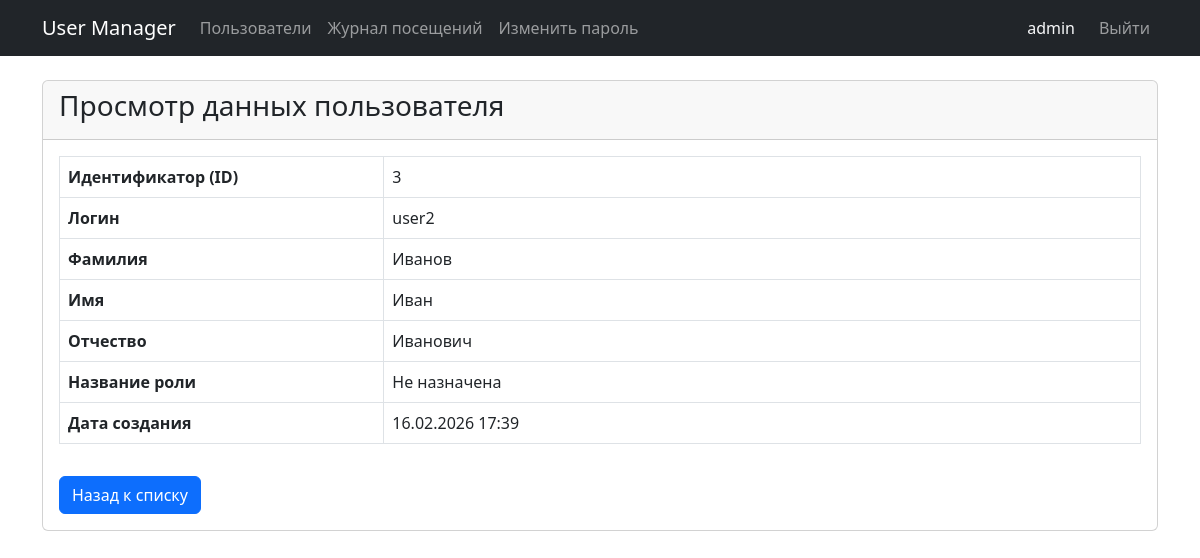
The app's page /users/3 (signed in), older data.
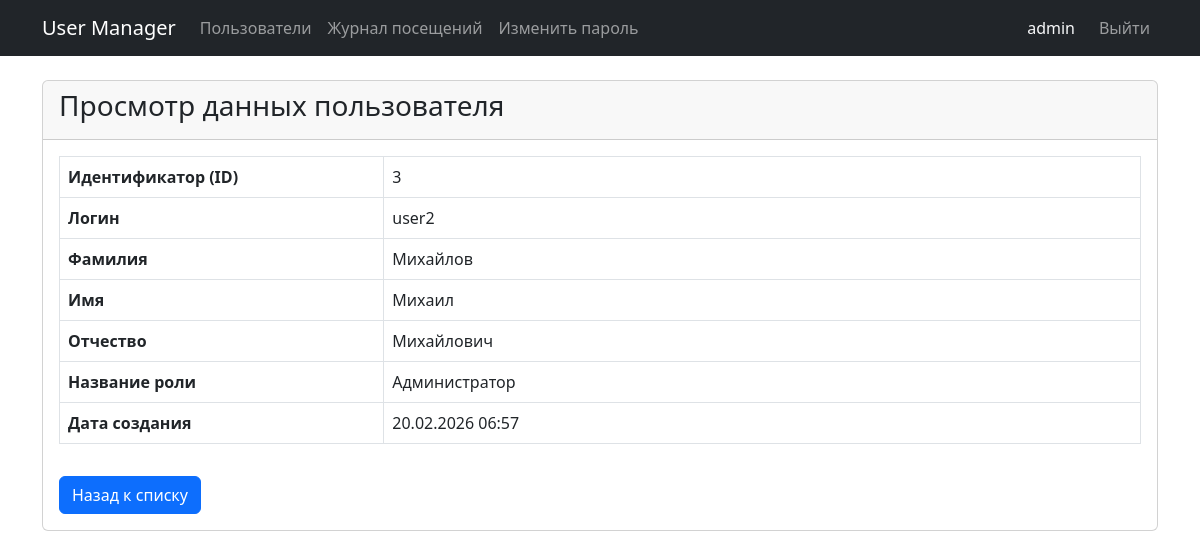
The same page, newer data.
### models.py (models this page shows, shortened)
class User(db.Model, UserMixin):
    __tablename__ = 'users'
    id = db.Column(db.Integer, primary_key=True)
    login = db.Column(db.String(50), unique=True, nullable=False)
    password_hash = db.Column(db.String(128), nullable=False)
    last_name = db.Column(db.String(50), nullable=False)
    first_name = db.Column(db.String(50), nullable=False)
    middle_name = db.Column(db.String(50), nullable=True)
    role_id = db.Column(db.Integer, db.ForeignKey('roles.id'), nullable=True)
    created_at = db.Column(db.DateTime, default=datetime.utcnow)
    @property
    def is_admin(self):
        return self.role_id == 1

class Role(db.Model):
    __tablename__ = 'roles'
    id = db.Column(db.Integer, primary_key=True)
    name = db.Column(db.String(50), nullable=False)
    description = db.Column(db.Text, nullable=True)
    users = db.relationship('User', backref='role', lazy=True)

### app.py (the view)
@app.route('/users/<int:user_id>')
@login_required
@check_rights('show')  # Проверка прав на просмотр
def user_view(user_id):
    user = User.query.get_or_404(user_id)
    return render_template('user_view.html', user=user)

### app.py (called while the page is built, shortened)
@login_manager.user_loader
def load_user(user_id):
    return User.query.get(int(user_id))

@app.before_request
def log_request_info():
    if request.path.startswith('/static'):
        return
    user_id = current_user.id if current_user.is_authenticated else None
    visit = Visit(path=request.path, user_id=user_id)
    db.session.add(visit)
    db.session.commit()

def check_rights(action):
    def decorator(func):
        @wraps(func)
        def wrapper(*args, **kwargs):
            if not current_user.is_authenticated:
                return redirect(url_for('login'))
            has_rights = False
            if current_user.is_admin:
                has_rights = True
            if not has_rights:
                flash("У вас недостаточно прав для доступа к данной странице.", "danger")
                return redirect(url_for('index'))
            return func(*args, **kwargs)
        return wrapper
    return decorator

@app.context_processor
def inject_permissions():
    def can_user_perform(action, record=None):
        if not current_user.is_authenticated:
            return False
        if current_user.is_admin:
            return True
        if action == 'edit' or action == 'show':
            return record and record.id == current_user.id
        return False
    return dict(can_user_perform=can_user_perform)

### templates/user_view.html
{% extends 'base.html' %}
{% block content %}
<div class="card">
    <div class="card-header">
        <h3>Просмотр данных пользователя</h3>
    </div>
    <div class="card-body">
        <table class="table table-bordered">
            <tr>
                <th style="width: 30%;">Идентификатор (ID)</th>
                <td>{{ user.id }}</td>
            </tr>
            <tr>
                <th>Логин</th>
                <td>{{ user.login }}</td>
            </tr>
            <tr>
                <th>Фамилия</th>
                <td>{{ user.last_name }}</td>
            </tr>
            <tr>
                <th>Имя</th>
                <td>{{ user.first_name }}</td>
            </tr>
            <tr>
                <th>Отчество</th>
                <td>{{ user.middle_name or '-' }}</td>
            </tr>
            <tr>
                <th>Название роли</th>
                <td>{{ user.role.name if user.role else 'Не назначена' }}</td>
            </tr>
            <tr>
                <th>Дата создания</th>
                <td>{{ user.created_at.strftime('%d.%m.%Y %H:%M') }}</td>
            </tr>
        </table>
        <a href="{{ url_for('index') }}" class="btn btn-primary mt-3">Назад к списку</a>
    </div>
</div>
{% endblock %}

### templates/base.html (shortened to what this page needs)
<!doctype html>
<html lang="ru">
  <head>
    <link href="https://cdn.jsdelivr.net/npm/bootstrap@5.3.0/dist/css/bootstrap.min.css" rel="stylesheet">
  </head>
  <body>
    <nav class="navbar navbar-expand-lg navbar-dark bg-dark mb-4">
      <div class="container">
        <a class="navbar-brand" href="{{ url_for('index') }}">User Manager</a>
        <div class="navbar-nav me-auto">
            <a class="nav-link" href="{{ url_for('index') }}">Пользователи</a>
            {% if current_user.is_authenticated %}
                <a class="nav-link" href="{{ url_for('logs.index') }}">Журнал посещений</a>
                <a class="nav-link" href="{{ url_for('change_password') }}">Изменить пароль</a>
            {% endif %}
        </div>
        <div class="navbar-nav">
            {% if current_user.is_authenticated %}
                <span class="nav-item nav-link disabled text-light me-2">{{ current_user.login }}</span>
                <a class="nav-link" href="{{ url_for('logout') }}">Выйти</a>
            {% else %}
                <a class="nav-link" href="{{ url_for('login') }}">Войти</a>
            {% endif %}
        </div>
      </div>
    </nav>
    <div class="container">
        {% block content %}{% endblock %}
    </div>
  </body>
</html>

Row changes from the older to the newer data that the page shows:
changed User "user2": last_name "Иванов" → "Михайлов"; first_name "Иван" → "Михаил"; middle_name "Иванович" → "Михайлович"; created_at "16.02.2026 17:39" → "20.02.2026 06:57"
now on this page (row unchanged): Role: role "Администратор"
Text that changed along with them:
{{ user.role.name if user.role else 'Не назначена' }}: "Не назначена" → (not shown)
